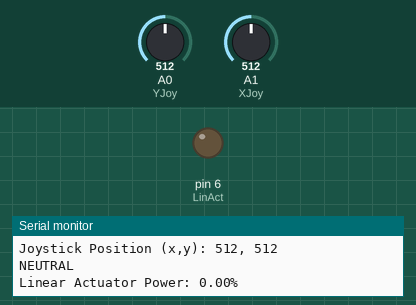
Recording of a sketch running on a simulated Arduino Uno, built with avr-gcc and run on an emulated ATmega328P. Shown: output pins drawn as LEDs (lit = HIGH), the last lines printed to the serial monitor. The test bench sets the inputs (shaded band); at power-on: A1 (XJoy) = 512, A0 (YJoy) = 512.

Above: at 1.2 s.
1.3 s: A1 (XJoy) set to 525
4.3 s: A1 (XJoy) set to 550
At 5.3 s:
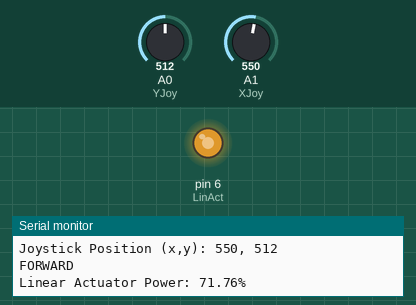
6.0 s: A1 (XJoy) set to 306
At 7.3 s:
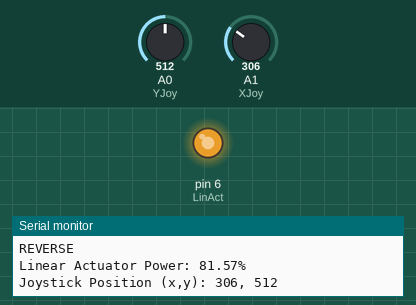
7.7 s: A0 (YJoy) set to 11
9.2 s: A0 (YJoy) set to 8
Timing chart, 0 to 12.2 s (numbered marks = the images above; inputs shaded):
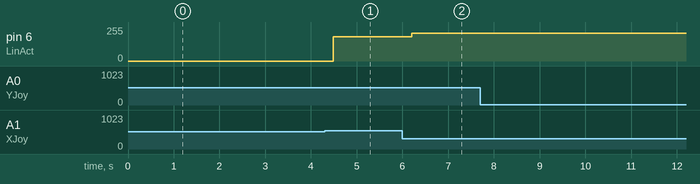

The sketch:

LinearActuatorControl.ino
```cpp
const int XJoy = A1;
const int YJoy = A0;
const int LinAct = 6;
const int LinFor = 7;
const int LinRev = 8;
double xpos;
double ypos;
const double DeadZP = .05;
double LinActPow;
int Dir = 0;  // 0 = Neutral, 1 = Forward, 2 = Reverse


void setup() {
 Serial.begin(9600);
  // put your setup code here, to run once:
  pinMode(LinAct, OUTPUT);
  pinMode(LinFor, INPUT);
  pinMode(LinRev, INPUT);
  pinMode(XJoy, INPUT);     // X position of Joystick, 0 to 1023
  pinMode(YJoy, INPUT);     // Y position of Joystick, 0 to 1023

  digitalWrite(LinFor, LOW);
  digitalWrite(LinRev, LOW);

}

void loop() {
  xpos = analogRead(XJoy);
  ypos = analogRead(YJoy);

  Serial.print("Joystick Position (x,y): ");
  Serial.print(xpos,0);
  Serial.print(", ");
  Serial.println(ypos,0);

  if(xpos > 511.5)
  {
    LinActPow = map(xpos,512,1023,178,255);
    digitalWrite(LinFor, HIGH);
    digitalWrite(LinRev, LOW);
    Dir = 1;
  }
  else
  {
    xpos = 1023 - xpos;
    LinActPow = map(xpos,512,1023,178,255);
    digitalWrite(LinFor, LOW);
    digitalWrite(LinRev, HIGH);
    Dir = 2;
  }

  if(xpos > (511.5-511.5*DeadZP) && xpos < (511.5+511.5*DeadZP))
  {
    LinActPow = 0;
    Dir = 0;
  }
  analogWrite(LinAct,LinActPow);

  if(Dir == 0)
    Serial.println("NEUTRAL");
  else if(Dir == 1)
    Serial.println("FORWARD");
  else
    Serial.println("REVERSE");

  Serial.print("Linear Actuator Power: ");
  Serial.print((LinActPow/255)*100);
  Serial.println("%");

  Serial.println("");
  Serial.println("");

  delay(200);
}
```

Measured:
- the behaviour switches between 537 and 538 on A1 (XJoy) (found by bisection; images 0 and 1)
- after the input at 4.3 s, pin 6 (LinAct): 0/255 → 183/255 after 0.19 s
- after the input at 6.0 s, pin 6 (LinAct): 183/255 → 208/255 after 0.21 s
